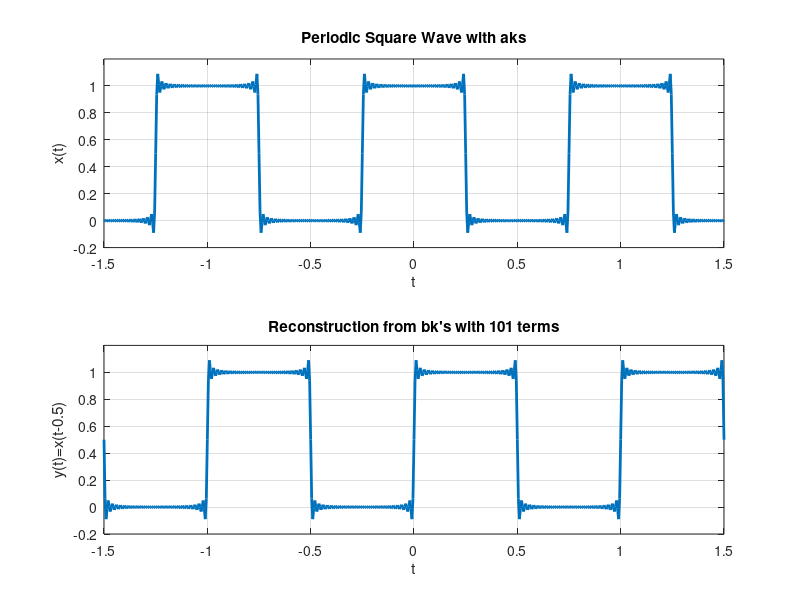

This chart was generated by the following MATLAB code:
clc; clear; close all;

% FS coefficients of periodic square wave
k = -50:50;
T = 1;
T1 = 0.25;
ak = sin(k * 2 * pi * (T1 / T)) ./ (k * pi);

ak(51) = 2 * T1 / T; % Manual correction for a0 ‐> ak(51)

t = -1.5:0.005:1.5;
w0 = 2 * pi / T;
xt = zeros(1, length(t));

% Amount of time shift
t0 = 0.25;

% FS coefficients of the time shifted signal w0 = 2*pi/T;
bk = ak .* exp(-j * k * w0 * t0);

%construction of original square wave
for k = -50:50
    xt = xt + ak(k + 51) * exp(j * k * w0 * t);
end

% Reconstruction from bk's with 101 terms (M=50)
yt = zeros(1, length(t));

for k = -50:50
    yt = yt + bk(k + 51) * exp(j * k * w0 * t);
end

figure(1);
subplot(2, 1, 1);
plot(t, real(xt), 'lineWidth', 2);
xlabel('t');
ylabel('x(t)');
title('Periodic Square Wave with aks');
axis([-1.5 1.5 -0.2 1.2]);
grid;
subplot(2, 1, 2);
plot(t, real(yt), 'lineWidth', 2);
xlabel('t'); ylabel('y(t)=x(t-0.5)');
title('Reconstruction from bk''s with 101 terms'); axis([-1.5 1.5 -0.2 1.2]);
grid;
